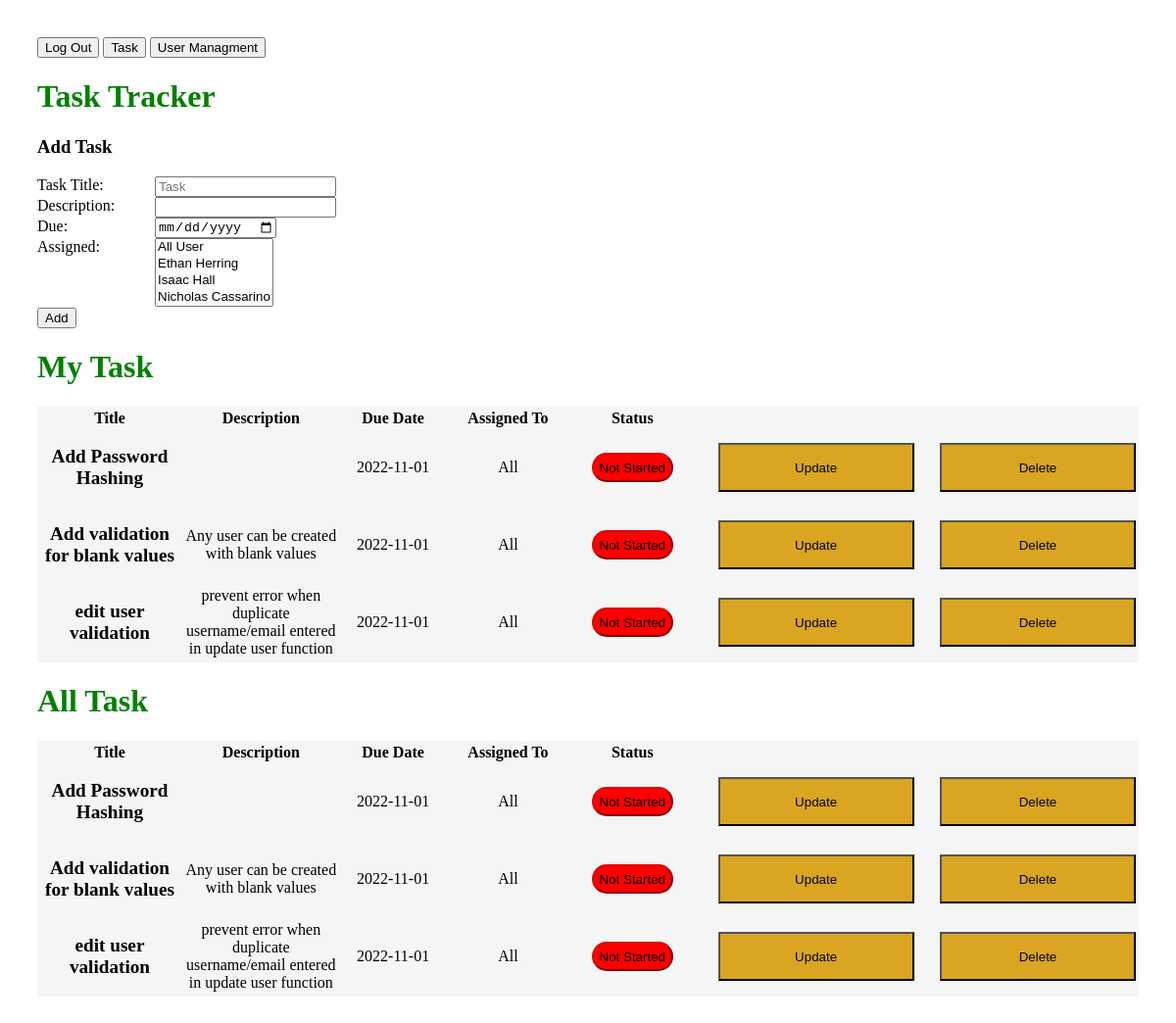
The page /task (signed in) on the database as committed earlier.
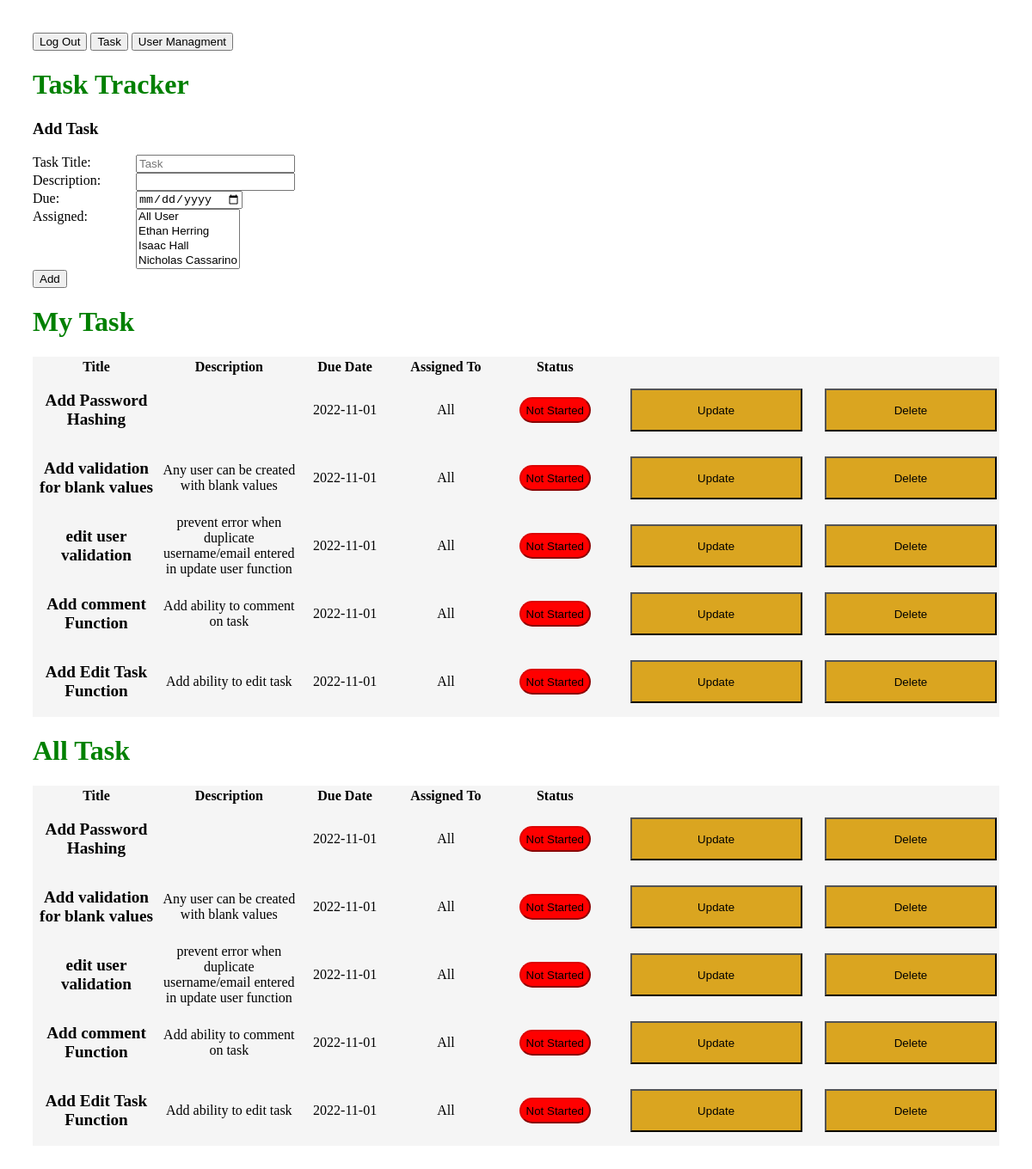
The same page on the database as committed later.
### app.py (models this page shows)
class Todo(db.Model):
    id = db.Column(db.Integer, primary_key=True)
    title = db.Column(db.String(100))
    description = db.Column(db.String(4150))
    assigned = db.Column(db.String(100))
    due = db.Column(db.Date)
    complete = db.Column(db.Integer)
    createdBy = db.Column(db.Integer)

### app.py (the view)
@app.route('/task')
def task():
    global user
    if(user==User):
        return render_template('login.html',message="Please Log In To access this page")
    todo_list = Todo.query.all()
    user_list = User.query.all()
    return render_template('task.html',todo_list=todo_list,user_list=user_list,user=user)

### templates/task.html (shortened to what this page needs)
<!DOCTYPE html>
<html lang="en">
<head>
    <link rel="stylesheet" href="./static/main.css">
</head>
<a href="/logout"><button>Log Out</button></a>
<a href="/task"><button>Task</button></a>
<a href="/ViewUsers"><button>User Managment</button></a>
<body>
    <h1>Task Tracker</h1>
    <form action="/add" method="post">
        <div>
            <h3>Add Task</h3>
            <label>Task Title:</label>
            <input required type="text" name="title" placeholder="Task">
            <br>
            <label>Description:</label>
            <input type="text" name="description" >
            <br>
            <label>Due:</label>
            <input required type="date" name="due" >
            <br>
            <label>Assigned:</label>
            <select required name="assigned" id="assigned" multiple>
                <option value="All">All User</option>
                {% for user in user_list %}
                <option value="{{user.name}}">{{user.name}}</option>
                {% endfor %}
            </select>
            <br>
            <button type="submit">Add</button>
        </div>
    </form>
    <h1>My Task</h1>
    <div id="todo"class="todo">
     <table>
        <thead>
        <tr>
            <th>Title</th>
            <th>Description</th>
            <th>Due Date</th>
            <th>Assigned To</th>
            <th>Status</th>
            <th></th>
        </thead>
        <tbody>
    {% for todo in todo_list %}
    <tr>
        {%if user.name in todo.assigned or todo.assigned=="All"%}
    <td class="title">{{ todo.title }}</td> <td>{{ todo.description }}</td>  <td>{{ todo.due }}</td>  <td>{{ todo.assigned }}</td>
    <td>{% if todo.complete == 0 %}
    <button class="notStarted">Not Started</button>
    {% elif todo.complete == 1 %}
    <button class="inProgress">In Progress</button>
    {% else %}
    <button class="complete">Complete</button>
    {% endif %}</td>
    <td><a href="/update/{{ todo.id }}"><button>Update</button></a></td>
    {%if todo.createdBy == user.id or user.access == 1%}
    <td><a href="/delete/{{ todo.id }}"><button>Delete</button></a></td>
    {%endif%}</tr>
    {% endif %}
    {% endfor %}
    </tbody>
    </table>
    </div>
    {%if user.access==1%}
    <h1>All Task</h1>
    <div id="todo"class="todo">
        <table>
           <thead>
           <tr>
               <th>Title</th>
               <th>Description</th>
               <th>Due Date</th>
               <th>Assigned To</th>
               <th>Status</th>
               <th></th>
           </thead>
           <tbody>
       {% for todo in todo_list %}
       <tr>
       <td class="title">{{ todo.title }}</td> <td>{{ todo.description }}</td>  <td>{{ todo.due }}</td>  <td>{{ todo.assigned }}</td>
       <td>{% if todo.complete == 0 %}
       <button class="notStarted">Not Started</button>
       {% elif todo.complete == 1 %}
       <button class="inProgress">In Progress</button>
       {% else %}
       <button class="complete">Complete</button>{% endif %}
       </td>
       <td><a href="/update/{{ todo.id }}"><button>Update</button></a></td>
       {%if todo.createdBy == user.id or user.access == 1%}
       <td><a href="/delete/{{ todo.id }}"><button>Delete</button></a></td>
       {%endif%}</tr>
       {% endfor %}
       </tbody>
       </table>
       </div>
    {%endif%}
</body>
</html>

### static/main.css (style rules this page uses)
body { padding: 30px 30px; }
h1 { color: green; }
label:not(.ex) { display: block; float: left; width: 120px; }
h3 { font-weight: bold; text-align: left; }
th { width: 550px; }
td { height: 75px; }
td>a>button { width: 200px; height: 50px; background-color: goldenrod; }
.todo { text-align: center; background-color: whitesmoke; }
.notStarted { background-color: red; border-color: rgb(221, 4, 4); height: 30px; border-radius: 15px; }
.title { font-weight: bold; font-size: larger; }

Rows that differ between the two databases and show on the page:
added Todo: title "Add comment Function", description "Add ability to comment on task", due "2022-11-01", assigned "All", complete "Not Started"
added Todo: title "Add Edit Task Function", description "Add ability to edit task", due "2022-11-01", assigned "All", complete "Not Started"
